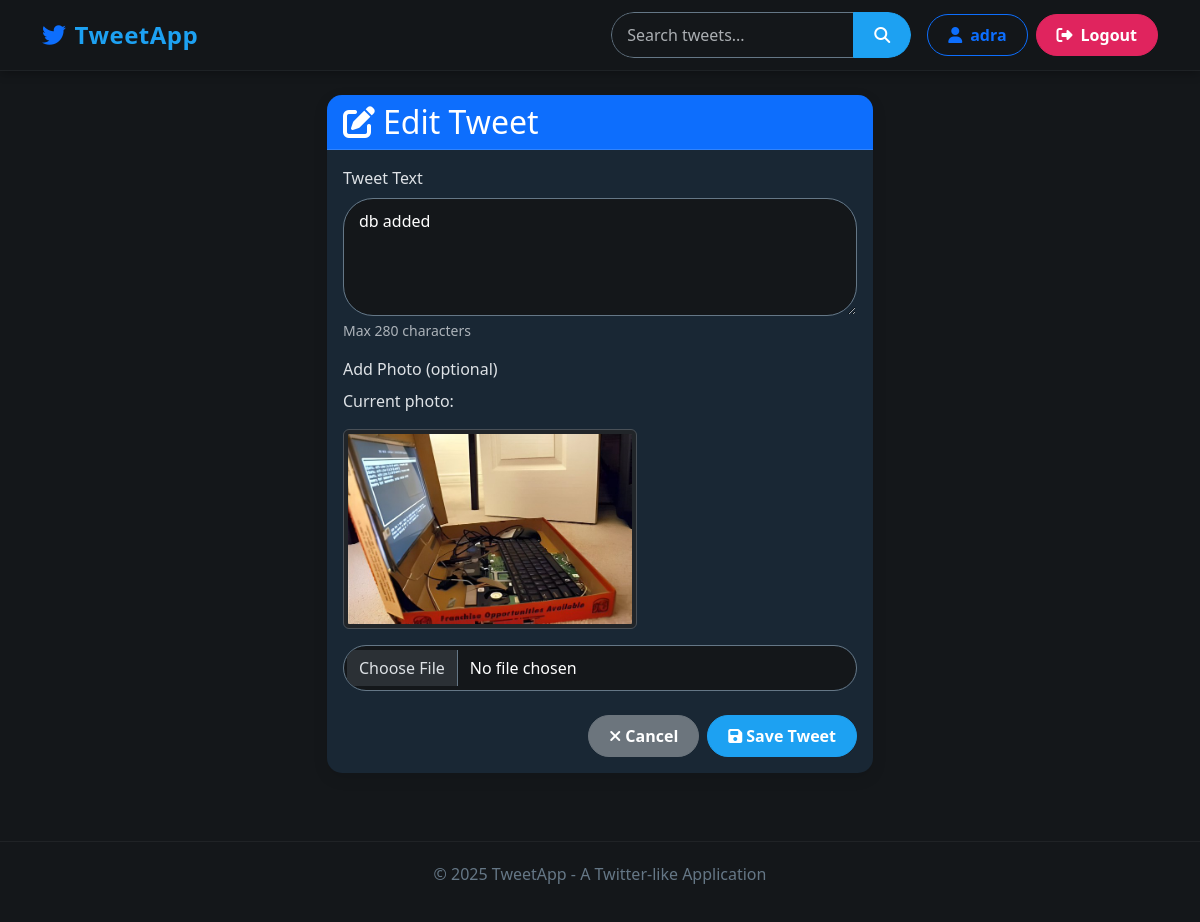
Page /tweet/11/edit/ (signed in) on the committed database.
### tweet/models.py (models this page shows, shortened)
class Tweet(models.Model):
    user = models.ForeignKey(User, on_delete=models.CASCADE) #user is a foreign key to the user model
    text = models.TextField(max_length=280)
    photo = models.ImageField(upload_to='photos/', null=True, blank=True)
    created_at = models.DateTimeField(auto_now_add=True) #auto_now_add=True means the field will be automatically set to the current date and time when the object is created.
    updated_at = models.DateTimeField(auto_now=True) #auto_now=True means the field will be automatically updated to the current date and time when the object is updated.
    date = models.DateField(default=timezone.now) #null=True means the field can be empty, blank=True means the field can be empty when creating a new object.
    likes = models.ManyToManyField(User, related_name='liked_tweets', blank=True)
    class Meta:
        ordering = ['-created_at']  # Default ordering newest first

### tweet/views.py (the view)
# urls.py: path('<int:tweet_id>/edit/', views.tweet_edit, name='tweet_edit'),
@login_required
def tweet_edit(request, tweet_id):
    tweet=get_object_or_404(Tweet, pk=tweet_id, user=request.user)
    if request.method == 'POST':
        form=TweetForm(request.POST, request.FILES, instance=tweet)
        if form.is_valid():
            tweet = form.save(commit=False)
            tweet.user = request.user
            tweet.save()
            return redirect('tweet_list')
    else:
        form=TweetForm(instance=tweet)
    return render(request, 'tweet_form.html', {'form': form})

### tweet/forms.py
class TweetForm(forms.ModelForm):
    class Meta:
        model = Tweet
        fields = ['text', 'photo']

### tweet/templates/tweet_form.html (shortened to what this page needs)
{%extends "layout.html"%}
{%block content%}
<div class="row justify-content-center">
    <div class="col-md-8 col-lg-6">
        <div class="card fade-in">
            <div class="card-header bg-primary text-white">
                <h2 class="mb-0 text-center">
                    {% if form.instance.pk %}
                        <i class="fas fa-edit me-2"></i>Edit Tweet
                    {% else %}
                        <i class="fas fa-plus-circle me-2"></i>Create Tweet
                    {% endif %}
                </h2>
            </div>
            <div class="card-body">
                <form method="post" enctype="multipart/form-data" class="form">
                    <div class="mb-3">
                        <label for="{{ form.text.id_for_label }}" class="form-label">Tweet Text</label>
                        <textarea name="{{ form.text.name }}" id="{{ form.text.id_for_label }}"
                                  class="form-control" rows="4"
                                  placeholder="What's happening?">{{ form.text.value|default:'' }}</textarea>
                        <div class="form-text">Max 280 characters</div>
                    </div>
                    <div class="mb-4">
                        <label for="{{ form.photo.id_for_label }}" class="form-label">Add Photo (optional)</label>
                        {% if form.instance.photo %}
                            <div class="mb-3">
                                <p>Current photo:</p>
                                <img src="{{ form.instance.photo.url }}" alt="Current photo" class="img-thumbnail" style="max-height: 200px;">
                            </div>
                        {% endif %}
                        <input type="file" name="{{ form.photo.name }}" id="{{ form.photo.id_for_label }}" class="form-control">
                    </div>
                    <div class="d-grid gap-2 d-md-flex justify-content-md-end">
                        <a href="{% url 'tweet_list' %}" class="btn btn-secondary">
                            <i class="fas fa-times me-1"></i>Cancel
                        </a>
                        <button type="submit" class="btn btn-primary">
                            <i class="fas fa-save me-1"></i>Save Tweet
                        </button>
                    </div>
                </form>
            </div>
        </div>
    </div>
</div>
{%endblock%}

### templates/layout.html (shortened to what this page needs)
{% load static %}
<!DOCTYPE html>
<html lang="en" data-bs-theme="dark">
<head>
    <link href="https://cdn.jsdelivr.net/npm/bootstrap@5.3.7/dist/css/bootstrap.min.css" rel="stylesheet">
    <link href="{% static 'css/style.css' %}" rel="stylesheet">
    <link rel="stylesheet" href="https://cdnjs.cloudflare.com/ajax/libs/font-awesome/6.4.0/css/all.min.css">
</head>
<body>
    <nav class="navbar navbar-expand-lg sticky-top">
        <div class="container">
          <a class="navbar-brand" href="{% url 'tweet_list' %}">
            <i class="fab fa-twitter text-primary me-2"></i>TweetApp
          </a>
          <div class="collapse navbar-collapse" id="navbarContent">
            <form class="d-flex search-form me-3" role="search" action="{% url 'tweet_search' %}" method="get">
              <div class="input-group">
                <input class="form-control" type="search" name="query" placeholder="Search tweets..." aria-label="Search"/>
                <button class="btn btn-primary" type="submit">
                  <i class="fas fa-search"></i>
                </button>
              </div>
            </form>
            <div class="d-flex align-items-center nav-user-section">
              {% if user.is_authenticated %}
                <div class="dropdown me-2">
                  <button class="btn btn-outline-primary user-menu-btn" type="button" id="userMenuButton" aria-expanded="false">
                    <i class="fas fa-user me-2"></i>{{ user.username }}
                  </button>
                </div>
                <form action="{% url 'logout' %}" method="post" class="m-0">
                  <button type="submit" class="btn btn-danger">
                    <i class="fas fa-sign-out-alt me-2"></i>Logout
                  </button>
                </form>
              {% endif %}
            </div>
          </div>
        </div>
      </nav>
    <div class="container mt-4">
        {% block content %}
        {% endblock %}
    </div>
    <footer class="footer mt-5">
      <div class="container text-center">
        <p>© 2025 TweetApp - A Twitter-like Application</p>
      </div>
    </footer>
</body>
</html>

### static/css/style.css (style rules this page uses)
:root { --primary-color: #1DA1F2; --secondary-color: #14171A; --accent-color: #657786; --light-color: #AAB8C2; --extra-light-color: #E1E8ED; --white-color: #FFFFFF; --success-color: #17bf63; --danger-color: #e0245e; --navbar-bg: rgba(20, 23, 26, 0.95); --card-bg: #192734; }
body { background-color: var(--secondary-color); color: var(--white-color); font-family: 'Segoe UI', Tahoma, Geneva, Verdana, sans-serif; transition: background-color 0.3s ease; }
.navbar { background-color: var(--navbar-bg) !important; box-shadow: 0 2px 10px rgba(0, 0, 0, 0.3); backdrop-filter: blur(10px); padding: 0.75rem 1rem; border-bottom: 1px solid rgba(255, 255, 255, 0.05); }
.navbar-brand { font-weight: bold; color: var(--primary-color) !important; font-size: 1.5rem; transition: all 0.3s ease; letter-spacing: 0.5px; }
.user-menu-btn { border-radius: 30px; padding: 0.5rem 1rem; display: flex; align-items: center; transition: all 0.3s ease; }
.search-form { max-width: 300px; }
.search-form .input-group { border-radius: 30px; overflow: hidden; }
.search-form .form-control { border-top-right-radius: 0; border-bottom-right-radius: 0; }
.search-form .btn { border-top-left-radius: 0; border-bottom-left-radius: 0; }
.btn { border-radius: 30px; padding: 8px 20px; font-weight: 600; transition: all 0.3s ease; }
.btn-primary { background-color: var(--primary-color); border-color: var(--primary-color); }
.btn-danger { background-color: var(--danger-color); border-color: var(--danger-color); }
.form-control { border-radius: 30px; padding: 10px 15px; border: 1px solid var(--accent-color); background-color: var(--secondary-color); color: var(--white-color); transition: all 0.3s ease; }
.card { border-radius: 15px; overflow: hidden; background-color: var(--card-bg); border: none; box-shadow: 0 5px 15px rgba(0, 0, 0, 0.1); transition: all 0.3s ease; margin-bottom: 20px; }
.fade-in { animation: fadeIn 0.5s ease-out forwards; }
.card { animation: fadeIn 0.5s ease-out forwards; }
h1, h2 { color: white; margin-bottom: 30px; position: relative; display: inline-block; }
h1:after, h2:after { content: ''; position: absolute; width: 50%; height: 3px; background-color: var(--primary-color); bottom: -10px; left: 25%; transform: scaleX(0); transition: transform 0.3s ease; }
.search-form { margin-bottom: 0; }
.footer { margin-top: 50px; padding: 20px 0; text-align: center; color: var(--accent-color); border-top: 1px solid rgba(255, 255, 255, 0.05); }

### rows in the picture
Tweet: text "db added", instance.photo (picture)

### other values in the picture
{{ user.username }} "adra"
